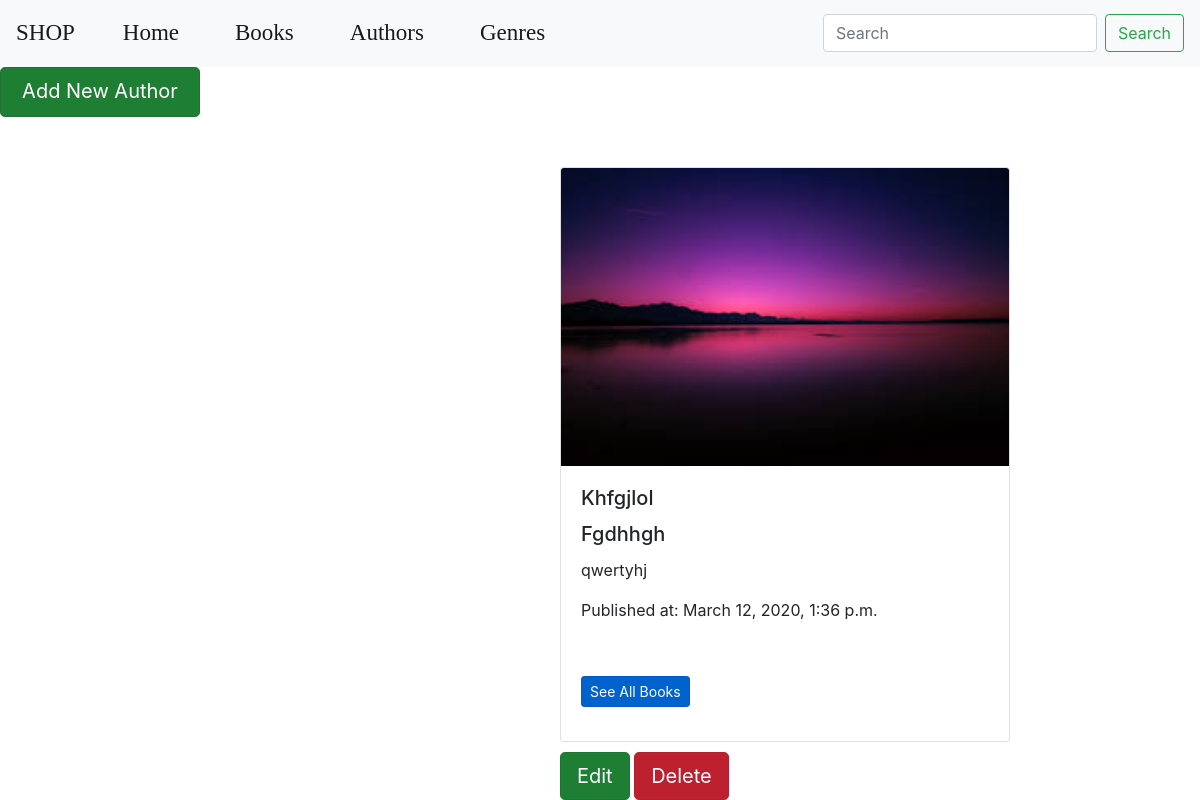
Page /author/ on the committed database.
### webexample/models.py (models this page shows, shortened)
class Author(models.Model):
    first_name = models.CharField(max_length=50, db_index = True)
    second_name = models.CharField(max_length=50, db_index = True)
    info = models.TextField(max_length=100)
    slug = models.SlugField(max_length=50,unique = True,blank = True)
    photo = models.CharField(max_length = 500)
    date = models.DateTimeField(auto_now_add=True)
    def get_update_url(self):
        return reverse('author_update_url',kwargs={'slug': self.slug})
    def get_delete_url(self):
        return reverse('author_delete_url',kwargs={'slug': self.slug})

### webexample/views.py (the view)
# urls.py: path('author/',views.authors_list, name = 'authors_list_url'),
def authors_list(request):
    search_query = request.GET.get('search','')
    if(search_query):
        authors = Author.objects.filter(Q(first_name__icontains=search_query) | Q(second_name__icontains=search_query) | Q(info__icontains=search_query).order_by('-date'))
    else:
        authors = Author.objects.all().order_by('-date')
    return render(request, 'webexample/index2.html', context = {'authors':authors})

### webexample/templates/webexample/index2.html (shortened to what this page needs)
{% extends 'webexample/base.html' %}
{% block navb %}
<form class="form-inline my-2 my-lg-0" action = "{% url 'authors_list_url' %}">
  <input class="form-control mr-sm-2" type="search" placeholder="Search" aria-label="Search" name = "search">
  <button class="btn btn-outline-success my-2 my-sm-0" type="submit">Search</button>
</form>
{% endblock %}
{% block content %}
  {% load static %}
<div>
  <a href="{% url 'author_create_url'  %}" class="btn btn-success btn-lg active" role="button" aria-pressed="true" style="height:50px;width:200px">Add New Author</a>
</div>
{% for author in authors %}
<div class="card" style="width: 18rem;width: 450px;height:575px; margin-left:560px; margin-top:50px;background-color:white">
  <img class="card-img-top" alt="...">
  <div class="card-body">
    <h5 class="card-title">{{author.first_name}}</h5>
    <h5 class="card-title">{{author.second_name}}</h5>
    <p>{{author.info}}</p>
    <p class="card-text">Published at: {{author.date}}</p>
  </div>
  <div class="card-body">
    <a class="btn btn-primary btn-sm active" href="{% url 'book_list_by_author' slug=author.slug %}">See All Books</a>
  </div>
</div>
<div>
  <a href= "{{author.get_update_url}}" class="btn btn-success btn-lg active" role="button" aria-pressed="true" style="margin-left:560px;margin-top:10px">Edit</a>
  <a href="{{author.get_delete_url}}" class="btn btn-danger btn-lg active" role="button" aria-pressed="true" style="margin-top:10px">Delete</a>
</div>
{% endfor %}
{% endblock %}

### rows in the picture
Author: first_name "Khfgjlol", second_name "Fgdhhgh", info "qwertyhj", date "March 12, 2020, 1:36 p.m."
